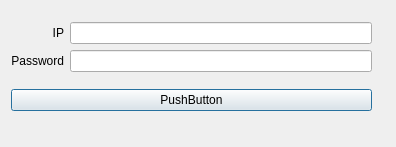
<?xml version="1.0" encoding="UTF-8"?>
<ui version="4.0">
 <class>Login</class>
 <widget class="QDialog" name="Login">
  <property name="geometry">
   <rect>
    <x>0</x>
    <y>0</y>
    <width>396</width>
    <height>147</height>
   </rect>
  </property>
  <property name="windowTitle">
   <string>Dialog</string>
  </property>
  <widget class="QWidget" name="">
   <property name="geometry">
    <rect>
     <x>11</x>
     <y>11</y>
     <width>361</width>
     <height>111</height>
    </rect>
   </property>
   <layout class="QVBoxLayout" name="verticalLayout">
    <item>
     <layout class="QGridLayout" name="gridLayout">
      <item row="1" column="0" colspan="2">
       <widget class="QLabel" name="label_2">
        <property name="text">
         <string>Password</string>
        </property>
        <property name="alignment">
         <set>Qt::AlignRight|Qt::AlignTrailing|Qt::AlignVCenter</set>
        </property>
       </widget>
      </item>
      <item row="1" column="2">
       <widget class="QLineEdit" name="lineEdit_2">
        <property name="inputMask">
         <string comment="password input "/>
        </property>
        <property name="text">
         <string/>
        </property>
        <property name="echoMode">
         <enum>QLineEdit::Password</enum>
        </property>
       </widget>
      </item>
      <item row="0" column="2">
       <widget class="QLineEdit" name="lineEdit"/>
      </item>
      <item row="0" column="0" colspan="2">
       <widget class="QLabel" name="label">
        <property name="text">
         <string>IP</string>
        </property>
        <property name="alignment">
         <set>Qt::AlignRight|Qt::AlignTrailing|Qt::AlignVCenter</set>
        </property>
       </widget>
      </item>
     </layout>
    </item>
    <item>
     <widget class="QPushButton" name="pushButton">
      <property name="text">
       <string>PushButton</string>
      </property>
     </widget>
    </item>
   </layout>
  </widget>
 </widget>
 <resources/>
 <connections/>
</ui>
